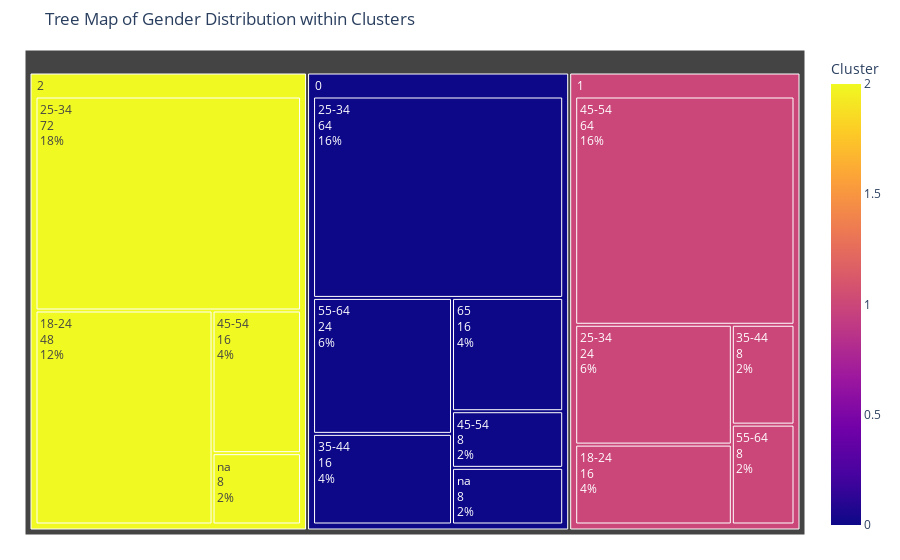

Write notebook code for a chart like this one.
### Code cell
import plotly.express as px

# Example data setup (you may need to adjust based on your actual data structure)
tree_data = df_umap.groupby(['Cluster', 'age']).size().reset_index(name='count')

# Create the tree map
fig = px.treemap(tree_data, path=['Cluster', 'age'], values='count', color='Cluster', hover_data={'count': True, 'Cluster': True, 'age': True})

# Update traces to include labels for each segment
fig.update_traces(
    textinfo="label+value+percent entry",  # Customize the label display here
    hoverinfo="label+value+percent entry"  # Ensure hover info includes label and value
)

# Update layout for title and margins
fig.update_layout(
    title='Tree Map of Gender Distribution within Clusters',
    margin=dict(t=50, l=25, r=25, b=25)  # Adjust margins as needed
)

# Show the figure
fig.show()

### Figure 1 — Plotly figure (JSON) as saved in the notebook; plotly's stock layout.template omitted (floating-point values rounded to 4 significant figures)
{"data": [{"branchvalues": "total", "customdata": [[16, 1, "18-24"], [48, 2, "18-24"], [64, 0, "25-34"], [24, 1, "25-34"], [72, 2, "25-34"], [16, 0, "35-44"], [8, 1, "35-44"], [8, 0, "45-54"], [64, 1, "45-54"], [16, 2, "45-54"], [24, 0, "55-64"], [8, 1, "55-64"], [16, 0, "65"], [8, 0, "na"], [8, 2, "na"], [136, 0, "(?)"], [120, 1, "(?)"], [144, 2, "(?)"]], "domain": {"x": [0, 1], "y": [0, 1]}, "hoverinfo": "label+value+percent entry", "hovertemplate": "labels=%{label}<br>count=%{customdata[0]}<br>parent=%{parent}<br>id=%{id}<br>Cluster=%{color}<br>age=%{customdata[2]}<extra></extra>", "ids": ["1/18-24", "2/18-24", "0/25-34", "1/25-34", "2/25-34", "0/35-44", "1/35-44", "0/45-54", "1/45-54", "2/45-54", "0/55-64", "1/55-64", "0/65", "0/na", "2/na", "0", "1", "2"], "labels": ["18-24", "18-24", "25-34", "25-34", "25-34", "35-44", "35-44", "45-54", "45-54", "45-54", "55-64", "55-64", "65", "na", "na", "0", "1", "2"], "marker": {"coloraxis": "coloraxis", "colors": [1, 2, 0, 1, 2, 0, 1, 0, 1, 2, 0, 1, 0, 0, 2, 0, 1, 2]}, "name": "", "parents": ["1", "2", "0", "1", "2", "0", "1", "0", "1", "2", "0", "1", "0", "0", "2", "", "", ""], "textinfo": "label+value+percent entry", "type": "treemap", "values": [16, 48, 64, 24, 72, 16, 8, 8, 64, 16, 24, 8, 16, 8, 8, 136, 120, 144]}], "layout": {"coloraxis": {"colorbar": {"title": {"text": "Cluster"}}, "colorscale": [[0, "#0d0887"], [0.1111, "#46039f"], [0.2222, "#7201a8"], [0.3333, "#9c179e"], [0.4444, "#bd3786"], [0.5556, "#d8576b"], [0.6667, "#ed7953"], [0.7778, "#fb9f3a"], [0.8889, "#fdca26"], [1, "#f0f921"]]}, "legend": {"tracegroupgap": 0}, "margin": {"b": 25, "l": 25, "r": 25, "t": 50}, "title": {"text": "Tree Map of Gender Distribution within Clusters"}}}
